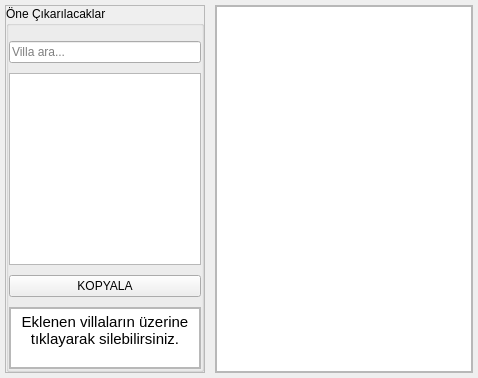
       <widget class="QFrame" name="result_frame">
        <property name="sizePolicy">
         <sizepolicy hsizetype="Expanding" vsizetype="Preferred">
          <horstretch>0</horstretch>
          <verstretch>0</verstretch>
         </sizepolicy>
        </property>
        <layout class="QHBoxLayout" name="horizontalLayout_8">
         <property name="spacing">
          <number>10</number>
         </property>
         <property name="leftMargin">
          <number>5</number>
         </property>
         <property name="topMargin">
          <number>5</number>
         </property>
         <property name="rightMargin">
          <number>5</number>
         </property>
         <property name="bottomMargin">
          <number>5</number>
         </property>
         <item>
          <widget class="QFrame" name="frame_7">
           <property name="sizePolicy">
            <sizepolicy hsizetype="Expanding" vsizetype="Preferred">
             <horstretch>0</horstretch>
             <verstretch>0</verstretch>
            </sizepolicy>
           </property>
           <property name="maximumSize">
            <size>
             <width>200</width>
             <height>16777215</height>
            </size>
           </property>
           <property name="frameShape">
            <enum>QFrame::StyledPanel</enum>
           </property>
           <property name="frameShadow">
            <enum>QFrame::Raised</enum>
           </property>
           <layout class="QVBoxLayout" name="verticalLayout_6">
            <property name="spacing">
             <number>50</number>
            </property>
            <property name="leftMargin">
             <number>0</number>
            </property>
            <property name="topMargin">
             <number>0</number>
            </property>
            <property name="rightMargin">
             <number>0</number>
            </property>
            <property name="bottomMargin">
             <number>0</number>
            </property>
            <item>
             <widget class="QGroupBox" name="groupBox_10">
              <property name="sizePolicy">
               <sizepolicy hsizetype="Preferred" vsizetype="Expanding">
                <horstretch>0</horstretch>
                <verstretch>0</verstretch>
               </sizepolicy>
              </property>
              <property name="title">
               <string>Öne Çıkarılacaklar</string>
              </property>
              <layout class="QVBoxLayout" name="verticalLayout_7">
               <property name="spacing">
                <number>10</number>
               </property>
               <property name="leftMargin">
                <number>0</number>
               </property>
               <property name="topMargin">
                <number>15</number>
               </property>
               <property name="rightMargin">
                <number>0</number>
               </property>
               <property name="bottomMargin">
                <number>0</number>
               </property>
               <item>
                <widget class="QLineEdit" name="search_box">
                 <property name="styleSheet">
                  <string notr="true"/>
                 </property>
                 <property name="text">
                  <string/>
                 </property>
                 <property name="placeholderText">
                  <string>Villa ara...</string>
                 </property>
                </widget>
               </item>
               <item>
                <widget class="QListWidget" name="selected_villas"/>
               </item>
               <item>
                <widget class="QPushButton" name="copy_button">
                 <property name="text">
                  <string>KOPYALA</string>
                 </property>
                </widget>
               </item>
               <item>
                <widget class="QFrame" name="frame_3">
                 <property name="frameShape">
                  <enum>QFrame::StyledPanel</enum>
                 </property>
                 <property name="frameShadow">
                  <enum>QFrame::Raised</enum>
                 </property>
                 <layout class="QHBoxLayout" name="horizontalLayout">
                  <property name="spacing">
                   <number>0</number>
                  </property>
                  <property name="leftMargin">
                   <number>0</number>
                  </property>
                  <property name="topMargin">
                   <number>0</number>
                  </property>
                  <property name="rightMargin">
                   <number>0</number>
                  </property>
                  <property name="bottomMargin">
                   <number>0</number>
                  </property>
                  <item>
                   <widget class="QTextBrowser" name="textBrowser_3">
                    <property name="enabled">
                     <bool>true</bool>
                    </property>
                    <property name="sizePolicy">
                     <sizepolicy hsizetype="Expanding" vsizetype="Preferred">
                      <horstretch>0</horstretch>
                      <verstretch>0</verstretch>
                     </sizepolicy>
                    </property>
                    <property name="maximumSize">
                     <size>
                      <width>16777215</width>
                      <height>60</height>
                     </size>
                    </property>
                    <property name="html">
                     <string>&lt;!DOCTYPE HTML PUBLIC &quot;-//W3C//DTD HTML 4.0//EN&quot; &quot;http://www.w3.org/TR/REC-html40/strict.dtd&quot;&gt;
&lt;html&gt;&lt;head&gt;&lt;meta name=&quot;qrichtext&quot; content=&quot;1&quot; /&gt;&lt;style type=&quot;text/css&quot;&gt;
p, li { white-space: pre-wrap; }
&lt;/style&gt;&lt;/head&gt;&lt;body style=&quot; font-family:'Ubuntu'; font-size:11pt; font-weight:400; font-style:normal;&quot;&gt;
&lt;p align=&quot;center&quot; style=&quot; margin-top:0px; margin-bottom:0px; margin-left:0px; margin-right:0px; -qt-block-indent:0; text-indent:0px;&quot;&gt;Eklenen villaların üzerine tıklayarak silebilirsiniz.&lt;/p&gt;&lt;/body&gt;&lt;/html&gt;</string>
                    </property>
                   </widget>
                  </item>
                 </layout>
                </widget>
               </item>
              </layout>
             </widget>
            </item>
           </layout>
          </widget>
         </item>
         <item>
          <widget class="QFrame" name="frame_12">
           <property name="frameShape">
            <enum>QFrame::StyledPanel</enum>
           </property>
           <property name="frameShadow">
            <enum>QFrame::Raised</enum>
           </property>
           <layout class="QHBoxLayout" name="horizontalLayout_7">
            <property name="spacing">
             <number>0</number>
            </property>
            <property name="leftMargin">
             <number>0</number>
            </property>
            <property name="topMargin">
             <number>0</number>
            </property>
            <property name="rightMargin">
             <number>0</number>
            </property>
            <property name="bottomMargin">
             <number>0</number>
            </property>
            <item>
             <widget class="QTextBrowser" name="textBrowser"/>
            </item>
           </layout>
          </widget>
         </item>
        </layout>
       </widget>
